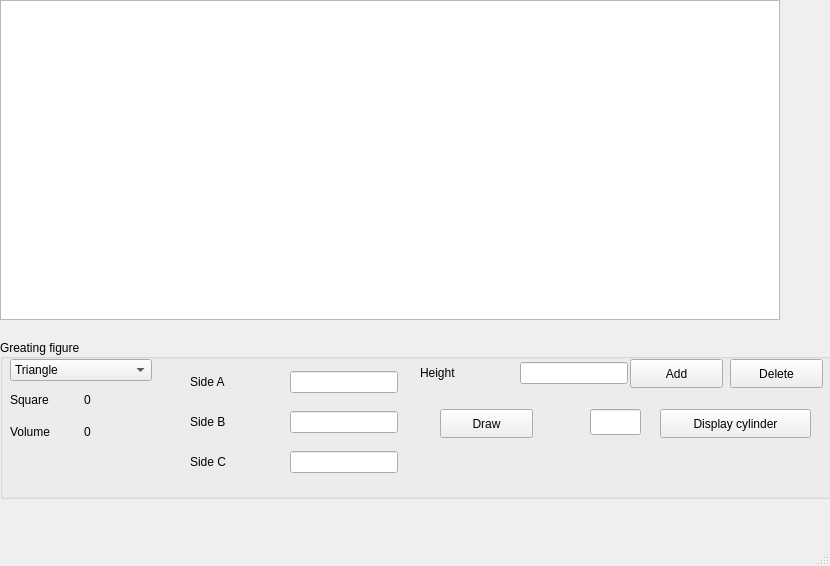
<?xml version="1.0" encoding="UTF-8"?>
<ui version="4.0">
 <class>MainWindow</class>
 <widget class="QMainWindow" name="MainWindow">
  <property name="geometry">
   <rect>
    <x>0</x>
    <y>0</y>
    <width>830</width>
    <height>566</height>
   </rect>
  </property>
  <property name="sizePolicy">
   <sizepolicy hsizetype="Preferred" vsizetype="Expanding">
    <horstretch>0</horstretch>
    <verstretch>10</verstretch>
   </sizepolicy>
  </property>
  <property name="maximumSize">
   <size>
    <width>830</width>
    <height>620</height>
   </size>
  </property>
  <property name="sizeIncrement">
   <size>
    <width>0</width>
    <height>0</height>
   </size>
  </property>
  <property name="windowTitle">
   <string>MainWindow</string>
  </property>
  <widget class="QWidget" name="centralwidget">
   <property name="minimumSize">
    <size>
     <width>640</width>
     <height>480</height>
    </size>
   </property>
   <widget class="QWidget" name="layoutWidget">
    <property name="geometry">
     <rect>
      <x>0</x>
      <y>0</y>
      <width>1460</width>
      <height>499</height>
     </rect>
    </property>
    <layout class="QVBoxLayout" name="verticalLayout_3">
     <item>
      <widget class="QGraphicsView" name="graphicsView">
       <property name="sizePolicy">
        <sizepolicy hsizetype="Fixed" vsizetype="Fixed">
         <horstretch>0</horstretch>
         <verstretch>0</verstretch>
        </sizepolicy>
       </property>
       <property name="minimumSize">
        <size>
         <width>780</width>
         <height>320</height>
        </size>
       </property>
      </widget>
     </item>
     <item alignment="Qt::AlignBottom">
      <widget class="QGroupBox" name="groupBox">
       <property name="enabled">
        <bool>true</bool>
       </property>
       <property name="sizePolicy">
        <sizepolicy hsizetype="Expanding" vsizetype="Expanding">
         <horstretch>0</horstretch>
         <verstretch>0</verstretch>
        </sizepolicy>
       </property>
       <property name="minimumSize">
        <size>
         <width>640</width>
         <height>160</height>
        </size>
       </property>
       <property name="maximumSize">
        <size>
         <width>1920</width>
         <height>360</height>
        </size>
       </property>
       <property name="title">
        <string>Greating figure</string>
       </property>
       <property name="alignment">
        <set>Qt::AlignLeading|Qt::AlignLeft|Qt::AlignVCenter</set>
       </property>
       <widget class="QPushButton" name="pushButton">
        <property name="geometry">
         <rect>
          <x>730</x>
          <y>20</y>
          <width>93</width>
          <height>29</height>
         </rect>
        </property>
        <property name="text">
         <string>Delete</string>
        </property>
       </widget>
       <widget class="QWidget" name="layoutWidget">
        <property name="geometry">
         <rect>
          <x>10</x>
          <y>20</y>
          <width>142</width>
          <height>86</height>
         </rect>
        </property>
        <layout class="QVBoxLayout" name="verticalLayout_2">
         <item>
          <widget class="QComboBox" name="comboBox">
           <item>
            <property name="text">
             <string>Triangle</string>
            </property>
           </item>
           <item>
            <property name="text">
             <string>Circle</string>
            </property>
           </item>
           <item>
            <property name="text">
             <string>Triangle cylinder</string>
            </property>
           </item>
           <item>
            <property name="text">
             <string>Circle cylinder</string>
            </property>
           </item>
          </widget>
         </item>
         <item>
          <layout class="QHBoxLayout" name="horizontalLayout_5">
           <item>
            <widget class="QLabel" name="label">
             <property name="text">
              <string>Square</string>
             </property>
            </widget>
           </item>
           <item>
            <widget class="QLabel" name="label_2">
             <property name="text">
              <string>0</string>
             </property>
            </widget>
           </item>
          </layout>
         </item>
         <item>
          <layout class="QHBoxLayout" name="horizontalLayout_6">
           <item>
            <widget class="QLabel" name="label_3">
             <property name="text">
              <string>Volume</string>
             </property>
            </widget>
           </item>
           <item>
            <widget class="QLabel" name="label_4">
             <property name="text">
              <string>0</string>
             </property>
            </widget>
           </item>
          </layout>
         </item>
        </layout>
       </widget>
       <widget class="QWidget" name="layoutWidget">
        <property name="geometry">
         <rect>
          <x>190</x>
          <y>20</y>
          <width>208</width>
          <height>127</height>
         </rect>
        </property>
        <layout class="QVBoxLayout" name="verticalLayout">
         <item>
          <layout class="QHBoxLayout" name="horizontalLayout_2">
           <item>
            <widget class="QLabel" name="label_5">
             <property name="text">
              <string>Side A</string>
             </property>
            </widget>
           </item>
           <item>
            <widget class="QLineEdit" name="lineEdit">
             <property name="sizePolicy">
              <sizepolicy hsizetype="Fixed" vsizetype="Fixed">
               <horstretch>0</horstretch>
               <verstretch>0</verstretch>
              </sizepolicy>
             </property>
            </widget>
           </item>
          </layout>
         </item>
         <item>
          <layout class="QHBoxLayout" name="horizontalLayout_3">
           <item>
            <widget class="QLabel" name="label_6">
             <property name="text">
              <string>Side B</string>
             </property>
            </widget>
           </item>
           <item>
            <widget class="QLineEdit" name="lineEdit_2">
             <property name="sizePolicy">
              <sizepolicy hsizetype="Fixed" vsizetype="Fixed">
               <horstretch>0</horstretch>
               <verstretch>0</verstretch>
              </sizepolicy>
             </property>
            </widget>
           </item>
          </layout>
         </item>
         <item>
          <layout class="QHBoxLayout" name="horizontalLayout_4">
           <item>
            <widget class="QLabel" name="label_7">
             <property name="text">
              <string>Side C</string>
             </property>
            </widget>
           </item>
           <item>
            <widget class="QLineEdit" name="lineEdit_3">
             <property name="sizePolicy">
              <sizepolicy hsizetype="Fixed" vsizetype="Fixed">
               <horstretch>0</horstretch>
               <verstretch>0</verstretch>
              </sizepolicy>
             </property>
            </widget>
           </item>
          </layout>
         </item>
        </layout>
       </widget>
       <widget class="QWidget" name="layoutWidget">
        <property name="geometry">
         <rect>
          <x>420</x>
          <y>20</y>
          <width>208</width>
          <height>28</height>
         </rect>
        </property>
        <layout class="QHBoxLayout" name="horizontalLayout_7">
         <item>
          <widget class="QLabel" name="label_8">
           <property name="text">
            <string>Height</string>
           </property>
          </widget>
         </item>
         <item>
          <widget class="QLineEdit" name="lineEdit_4">
           <property name="sizePolicy">
            <sizepolicy hsizetype="Fixed" vsizetype="Fixed">
             <horstretch>0</horstretch>
             <verstretch>0</verstretch>
            </sizepolicy>
           </property>
          </widget>
         </item>
        </layout>
       </widget>
       <widget class="QPushButton" name="pushButton_2">
        <property name="geometry">
         <rect>
          <x>630</x>
          <y>20</y>
          <width>93</width>
          <height>29</height>
         </rect>
        </property>
        <property name="text">
         <string>Add</string>
        </property>
       </widget>
       <widget class="QPushButton" name="pushButton_5">
        <property name="geometry">
         <rect>
          <x>440</x>
          <y>70</y>
          <width>93</width>
          <height>29</height>
         </rect>
        </property>
        <property name="text">
         <string>Draw</string>
        </property>
       </widget>
       <widget class="QLineEdit" name="lineEdit_5">
        <property name="geometry">
         <rect>
          <x>590</x>
          <y>70</y>
          <width>51</width>
          <height>26</height>
         </rect>
        </property>
       </widget>
       <widget class="QPushButton" name="pushButton_6">
        <property name="geometry">
         <rect>
          <x>660</x>
          <y>70</y>
          <width>151</width>
          <height>29</height>
         </rect>
        </property>
        <property name="text">
         <string>Display cylinder</string>
        </property>
       </widget>
      </widget>
     </item>
    </layout>
   </widget>
  </widget>
  <widget class="QMenuBar" name="menubar">
   <property name="geometry">
    <rect>
     <x>0</x>
     <y>0</y>
     <width>830</width>
     <height>26</height>
    </rect>
   </property>
  </widget>
  <widget class="QStatusBar" name="statusbar"/>
 </widget>
 <resources/>
 <connections/>
</ui>
